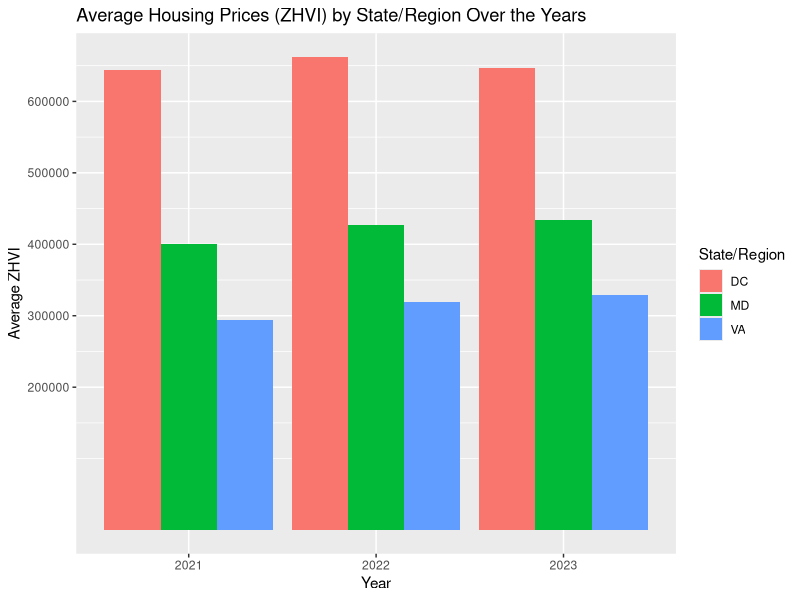
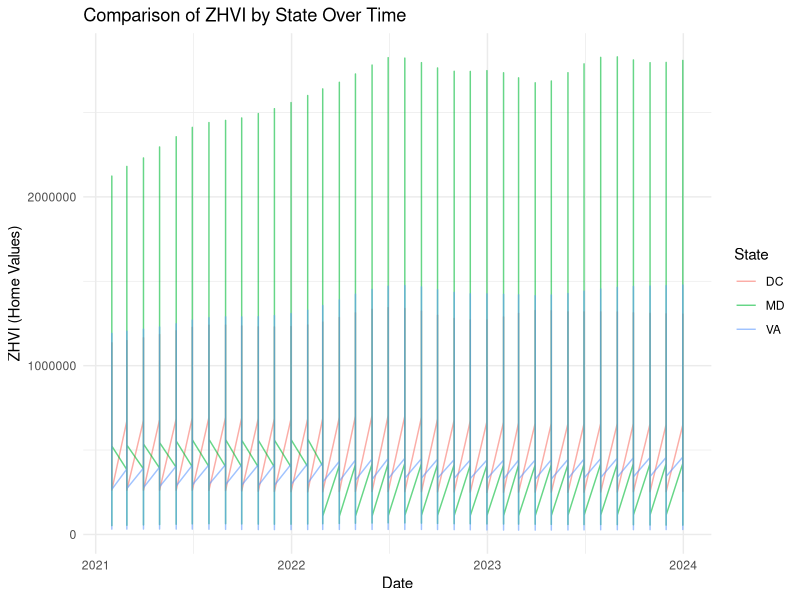
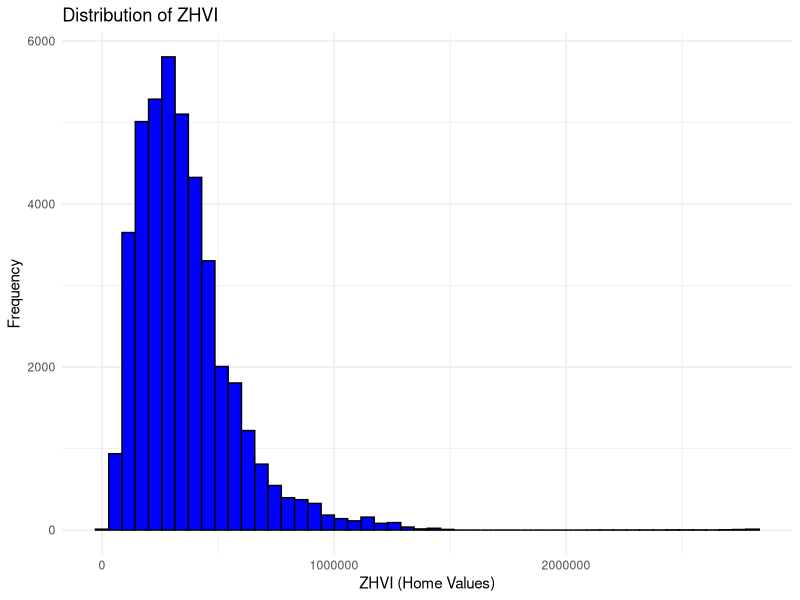
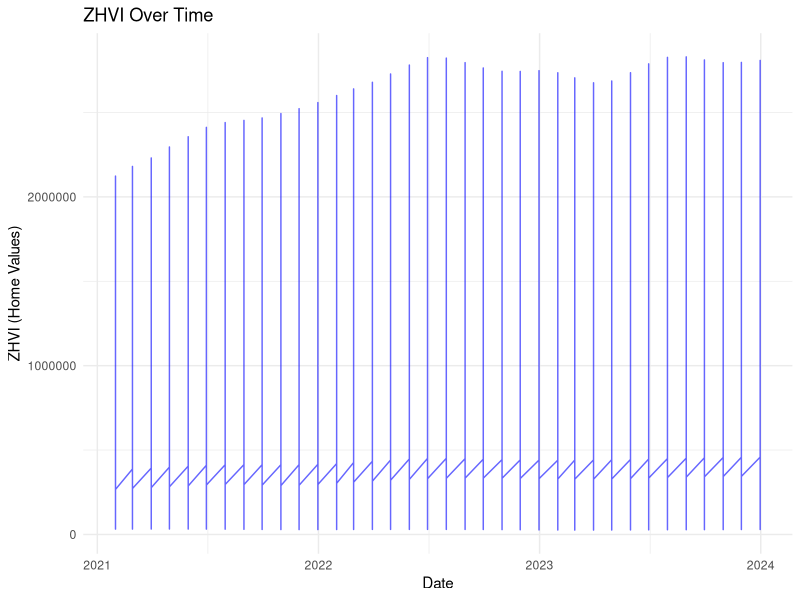
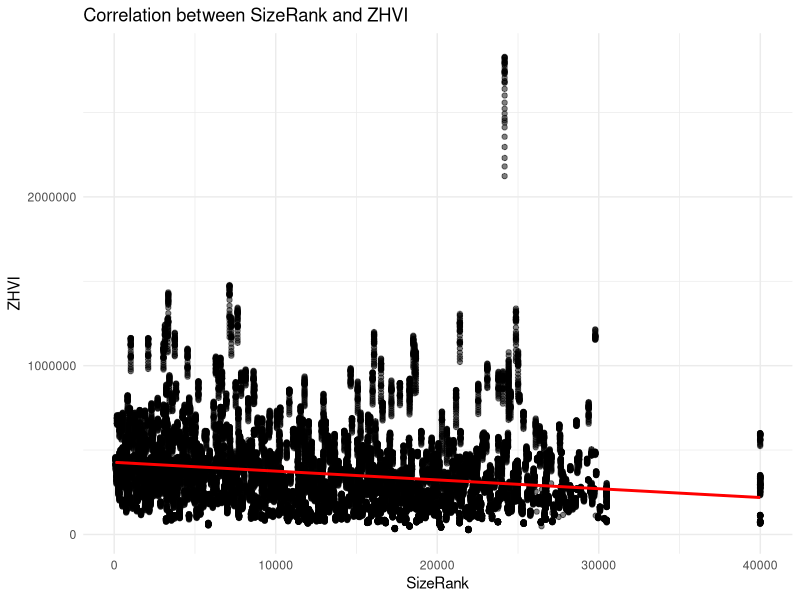
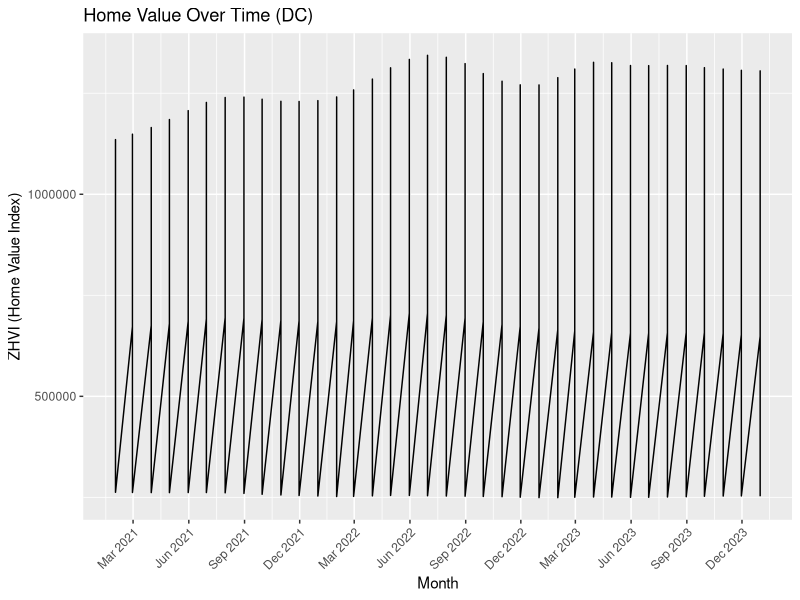
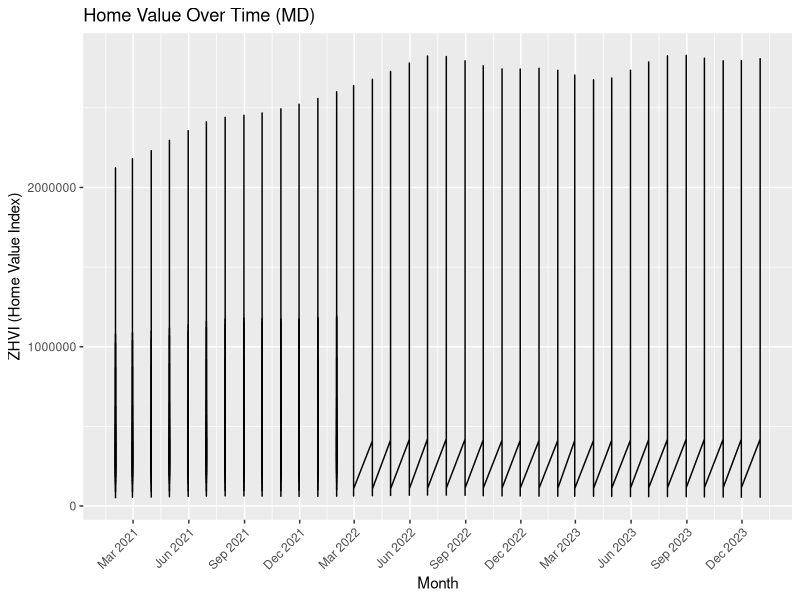
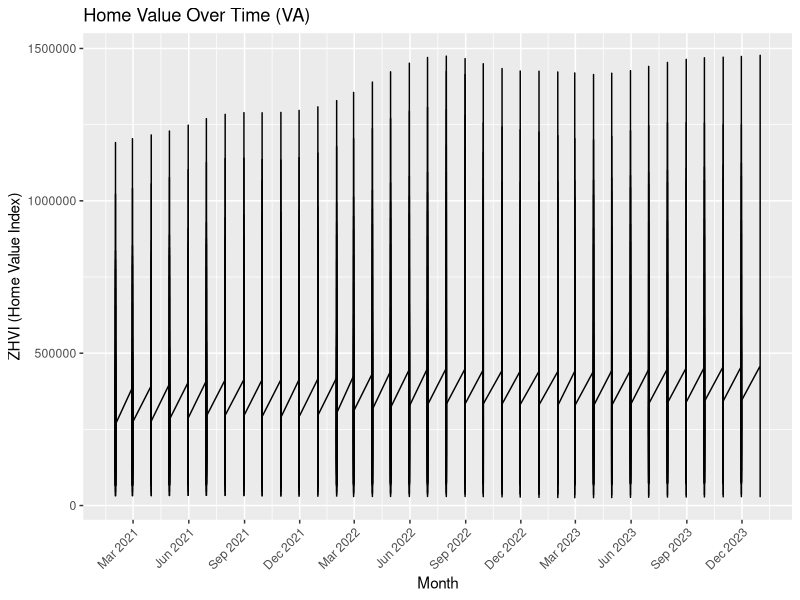

These figures' R source, in order:
## ---- chunk 1
knitr::opts_chunk$set(echo = TRUE)
## ---- chunk 2
#Chunk one, let's use this for basic EDA, initial understanding of the data
housing_data <- read.csv("housingdata.csv")
#Fardin
str(housing_data)
summary(housing_data)
## ---- chunk 3
#Using code we group the ZHVIs for the data together by the regions/states, DC, MD, and VA


dc_data <- subset(housing_data, State == "DC")
summary(dc_data)

md_data <- subset(housing_data, State == "MD")
summary(md_data)

va_data <- subset(housing_data, State == "VA")
summary(va_data)
## ---- chunk 4
#Chunk three, further breakdown 

#Average ZHVI of dc housing over all 3 years
mean_dc <- mean(dc_data$ZHVI, na.rm = TRUE)
mean_dc

#Average ZHVI of va housing over all 3 years
mean_va <- mean(va_data$ZHVI, na.rm = TRUE)
mean_va

#Average ZHVI of md housing over all 3 years
mean_md <- mean(md_data$ZHVI, na.rm = TRUE)
mean_md


## ---- chunk 5
#Create column 'Year' by taking the first 4 characters of the variable 'month'
dc_data$Year <- substr(dc_data$month, 1, 4)
va_data$Year <- substr(va_data$month, 1, 4)
md_data$Year <- substr(md_data$month, 1, 4)

#Creating subsets of dc data by year
dc_data_2021 <- subset(dc_data, Year == "2021")
dc_data_2022 <- subset(dc_data, Year == "2022")
dc_data_2023 <- subset(dc_data, Year == "2023")

#Finding average ZHVI of dc by year
mean_dc_2021 <- mean(dc_data_2021$ZHVI, na.rm = TRUE)
mean_dc_2022 <- mean(dc_data_2022$ZHVI, na.rm = TRUE)
mean_dc_2023 <- mean(dc_data_2023$ZHVI, na.rm = TRUE)

#Creating subsets of VA data by year
va_data_2021 <- subset(va_data, Year == "2021")
va_data_2022 <- subset(va_data, Year == "2022")
va_data_2023 <- subset(va_data, Year == "2023")


#Finding average ZHVI of VA by year
mean_va_2021 <- mean(va_data_2021$ZHVI, na.rm = TRUE)
mean_va_2022 <- mean(va_data_2022$ZHVI, na.rm = TRUE)
mean_va_2023 <- mean(va_data_2023$ZHVI, na.rm = TRUE)


#Creating subsets of MD data by year
md_data_2021 <- subset(md_data, Year == "2021")
md_data_2022 <- subset(md_data, Year == "2022")
md_data_2023 <- subset(md_data, Year == "2023")


#Finding average ZHVI of MD by year
mean_md_2021 <- mean(md_data_2021$ZHVI, na.rm = TRUE)
mean_md_2022 <- mean(md_data_2022$ZHVI, na.rm = TRUE)
mean_md_2023 <- mean(md_data_2023$ZHVI, na.rm = TRUE)
## ---- chunk 6
#Comparing values from chunk four
options(scipen = 999)

#Average ZHVI of DC for years 2021-2023
mean_dc_2021
mean_dc_2022
mean_dc_2023

#Average ZHVI of VA for years 2021-2023
mean_va_2021
mean_va_2022
mean_va_2023

#Average ZHVI of MD for years 2021-2023
mean_md_2021
mean_md_2022
mean_md_2023
## ---- chunk 7

#Plotting ZHVI for each region by year
library(ggplot2)

#Creating a data frame so all the data is put into one for it to be able to be plotted
combined_data <- rbind(dc_data, md_data, va_data)

ggplot(combined_data, aes(x = substr(month, 1, 4), y = ZHVI, fill = State)) +
  geom_bar(stat = "summary", fun = "mean", position = "dodge") +
  labs(
    title = "Average Housing Prices (ZHVI) by State/Region Over the Years",
    x = "Year",
    y = "Average ZHVI",
    fill = "State/Region"
  ) +
  scale_y_continuous(
    breaks = seq(200000, 650000, by = 100000)  #Making the scale smaller than the default
  )
## ---- chunk 8
# statistical testing the average home price for all three states/regions using the combined data


anova_result <- aov(ZHVI ~ State, data = combined_data)
summary(anova_result)

tukey_result <- TukeyHSD(anova_result)
tukey_result
## ---- chunk 9

#Creating sets of data with all regions for each given year within the range of 2021-2023
all_2021 <- rbind(dc_data_2021, va_data_2021, md_data_2021)

all_2022 <- rbind(dc_data_2022, va_data_2022, md_data_2022)

all_2023 <- rbind(dc_data_2023, va_data_2023, md_data_2023)


#Anova test for the year 2021
anova_2021 <- aov(ZHVI ~ State, data = all_2021)
summary(anova_2021)

#Anova test for the year 2022
anova_2022 <- aov(ZHVI ~ State, data = all_2022)
summary(anova_2022)

#Anova test for the year 2023
anova_2023 <- aov(ZHVI ~ State, data = all_2023)
summary(anova_2023)

#Post HOC test for 2021
tukey_result2021 <- TukeyHSD(anova_2021)
tukey_result2021

#Post HOC test for 2022
tukey_result2022 <- TukeyHSD(anova_2022)
tukey_result2022

#Post HOC test for 2023
tukey_result2023 <- TukeyHSD(anova_2023)
tukey_result2023
## ---- chunk 10
#ANOVA testing the average ZHVI of a region in one year versus the same region in the other years of the data
#We decided to take this step on Dr.Morris' recommendation following our first presentation of the data. 

anova_dc_all_years <- aov(ZHVI ~ Year, data = dc_data)
summary(anova_dc_all_years)

anova_md_all_years <- aov(ZHVI ~ Year, data = md_data)
summary(anova_md_all_years)

anova_va_all_years <- aov(ZHVI ~ Year, data = va_data)
summary(anova_va_all_years)

## ---- chunk 11
#Tukey Tests for the p-values below 0.05

tukey_md <- TukeyHSD(anova_md_all_years)
print(tukey_md)
  
tukey_va <- TukeyHSD(anova_va_all_years)
print(tukey_va)

## ---- chunk 12
# Load necessary libraries
library(ggplot2)
library(dplyr)

# Convert 'month' to date format
housing_data$month <- as.Date(housing_data$month, format="%Y-%m-%d")

# Check for missing ZHVI values
missing_data <- sum(is.na(housing_data$ZHVI))
cat("Missing ZHVI values: ", missing_data, "\n")

# 2. Filter data to include only non-missing ZHVI values
data_filtered <- housing_data[!is.na(housing_data$ZHVI), ]

# 3. Compare ZHVI by State over Time
ggplot(data_filtered, aes(x = month, y = ZHVI, color = State)) +
  geom_line(alpha = 0.6) +
  labs(title = "Comparison of ZHVI by State Over Time", x = "Date", y = "ZHVI (Home Values)") +
  theme_minimal()

## ---- chunk 13

# Load necessary libraries
library(ggplot2)
library(dplyr)

# 3. Summary statistics of ZHVI
summary(housing_data$ZHVI)

# 4. Missing data visualization
missing_data <- colSums(is.na(housing_data))
print(missing_data)

# 5. Distribution of ZHVI
ggplot(housing_data, aes(x = ZHVI)) +
  geom_histogram(bins = 50, fill = "blue", color = "black") +
  labs(title = "Distribution of ZHVI", x = "ZHVI (Home Values)", y = "Frequency") +
  theme_minimal()

# 6. Time series plot of ZHVI over time (filtered to remove NAs)
ggplot(housing_data[!is.na(housing_data$ZHVI),], aes(x = month, y = ZHVI)) +
  geom_line(color = "blue", alpha = 0.6) +
  labs(title = "ZHVI Over Time", x = "Date", y = "ZHVI (Home Values)") +
  theme_minimal()

## ---- chunk 14


# 5. Correlation between ZHVI and SizeRank
ggplot(housing_data, aes(x = SizeRank, y = ZHVI)) +
  geom_point(alpha = 0.5) +
  geom_smooth(method = "lm", color = "red") +
  labs(title = "Correlation between SizeRank and ZHVI", x = "SizeRank", y = "ZHVI") +
  theme_minimal()

## ---- chunk 15
str(housing_data)
## ---- chunk 16
library(ggplot2)
## ---- chunk 17
dc_data$month <- as.Date(dc_data$month)
ggplot(dc_data, aes(x = month, y = ZHVI)) +
    geom_line() +
    labs(title = "Home Value Over Time (DC)", x = "Month", y = "ZHVI (Home Value Index)") +
    scale_x_date(date_labels = "%b %Y", date_breaks = "3 months") +  
    theme(axis.text.x = element_text(angle = 45, hjust = 1)) 

## ---- chunk 18
md_data$month <- as.Date(md_data$month)
ggplot(md_data, aes(x = month, y = ZHVI)) +
    geom_line() +
    labs(title = "Home Value Over Time (MD)", x = "Month", y = "ZHVI (Home Value Index)") +
    scale_x_date(date_labels = "%b %Y", date_breaks = "3 months") +  
    theme(axis.text.x = element_text(angle = 45, hjust = 1)) 
## ---- chunk 19
va_data$month <- as.Date(va_data$month)
ggplot(va_data, aes(x = month, y = ZHVI)) +
    geom_line() +
    labs(title = "Home Value Over Time (VA)", x = "Month", y = "ZHVI (Home Value Index)") +
    scale_x_date(date_labels = "%b %Y", date_breaks = "3 months") +  
    theme(axis.text.x = element_text(angle = 45, hjust = 1)) 

## ---- chunk 20
ggplot(dc_data, aes(y=ZHVI)) + 
  geom_boxplot( colour="black", fill="blue") +
  labs(title="Boxplot of ZHVI (DC)", x="", y = "ZHVI")+
  theme(plot.title = element_text(face = "bold"),
        axis.title.y = element_text(face = "italic"))
## ---- chunk 21
ggplot(md_data, aes(y=ZHVI)) + 
  geom_boxplot( colour="black", fill="red") +
  labs(title="Boxplot of ZHVI (MD)", x="", y = "ZHVI")+
  theme(plot.title = element_text(face = "bold"),
        axis.title.y = element_text(face = "italic"))
## ---- chunk 22
ggplot(va_data, aes(y=ZHVI)) + 
  geom_boxplot( colour="black", fill="green") +
  labs(title="Boxplot of ZHVI (VA)", x="", y = "ZHVI")+
  theme(plot.title = element_text(face = "bold"),
        axis.title.y = element_text(face = "italic"))

